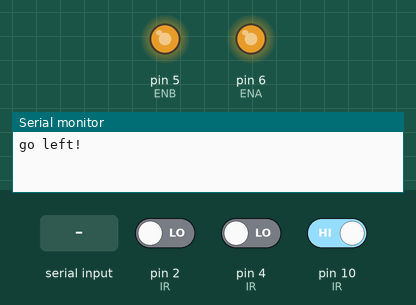
Simulated run of this sketch. Board: Arduino Uno, built with avr-gcc and run on an emulated ATmega328P. Parts: output pins drawn as LEDs (lit = HIGH), the last lines printed to the serial monitor. Inputs (shaded band) come from the test bench; at power-on: pin 2 (IR) LOW, pin 10 (IR) HIGH, pin 4 (IR) LOW.

Above: at 1.2 s.
1.3 s: pin 2 (IR) driven HIGH
3.2 s: "s" received over Serial
At 3.8 s:
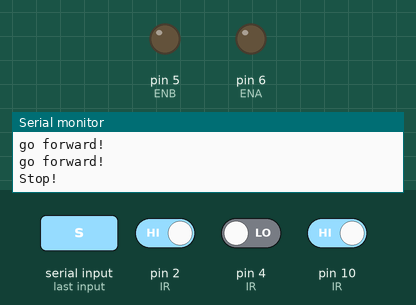
6.2 s: pin 10 (IR) driven LOW
Timing chart, 0 to 9.2 s (numbered marks = the images above; inputs shaded):
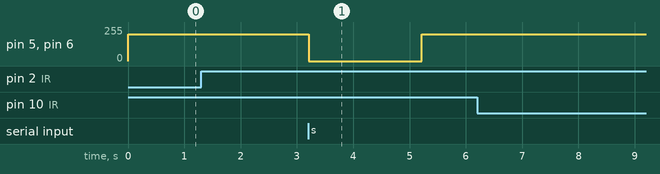

Measured:
- after the input at 3.2 s, pin 5 (ENB), pin 6 (ENA): 200/255 → 0/255 at once, → 200/255 2.0 s later

The sketch:

line_tracking_with_serial_comm.ino
```cpp
//Line Tracking IO
#define LT_R !digitalRead(10) // rightmost IR LED is blocked
#define LT_M !digitalRead(4)  // middle IR LED is blocked
#define LT_L !digitalRead(2)  // leftmost IR LED is blocked

#define ENB 5
#define IN1 7
#define IN2 8
#define IN3 9
#define IN4 11
#define ENA 6

int carSpeed = 200;

void forward(){ // sets the outputs on the car for forward motion
  analogWrite(ENA, carSpeed);
  analogWrite(ENB, carSpeed);
  digitalWrite(IN1, HIGH);
  digitalWrite(IN2, LOW);
  digitalWrite(IN3, LOW);
  digitalWrite(IN4, HIGH);
  Serial.println("go forward!");
}

void back(){  // sets the outputs on the car for backwards motion
  analogWrite(ENA, carSpeed);
  analogWrite(ENB, carSpeed);
  digitalWrite(IN1, LOW);
  digitalWrite(IN2, HIGH);
  digitalWrite(IN3, HIGH);
  digitalWrite(IN4, LOW);
  Serial.println("go back!");
}

void left(){  // sets the outputs on the car for lefward motion
  analogWrite(ENA, carSpeed);
  analogWrite(ENB, carSpeed);
  digitalWrite(IN1, LOW);
  digitalWrite(IN2, HIGH);
  digitalWrite(IN3, LOW);
  digitalWrite(IN4, HIGH);
  Serial.println("go left!");
}

void right(){ // sets the outputs on the car for rightward motion
  analogWrite(ENA, carSpeed);
  analogWrite(ENB, carSpeed);
  digitalWrite(IN1, HIGH);
  digitalWrite(IN2, LOW);
  digitalWrite(IN3, HIGH);
  digitalWrite(IN4, LOW);
  Serial.println("go right!");
}

void stop(){ // sets the outputs on the car to have it stop
   digitalWrite(ENA, LOW);
   digitalWrite(ENB, LOW);
   Serial.println("Stop!");
}

void setup(){
  Serial.begin(9600); // set up the baudrate
}

void loop() {
  if(Serial.available() > 0) { // if commnnication line is open
    if(Serial.read() == 's') { // if we receive a stop command
      stop(); // stop the car
      delay(2000); // wait 2 seconds before continuing on
    }
  }

  if(LT_R) { // if rightmost IR LED is blocked, tape is on right of middle of car
    right(); // turn right until the car is centered
    while(LT_R);
  }
  else if(LT_L) { // if leftmost IR LED is blocked, tape is on left of middle of car
    left();  // turn left until the car is centered
    while(LT_L);
  } else if(LT_M){ // if middle IR LED is blocked, car is oriented properly
    forward(); // continue forward
  }
}
```
